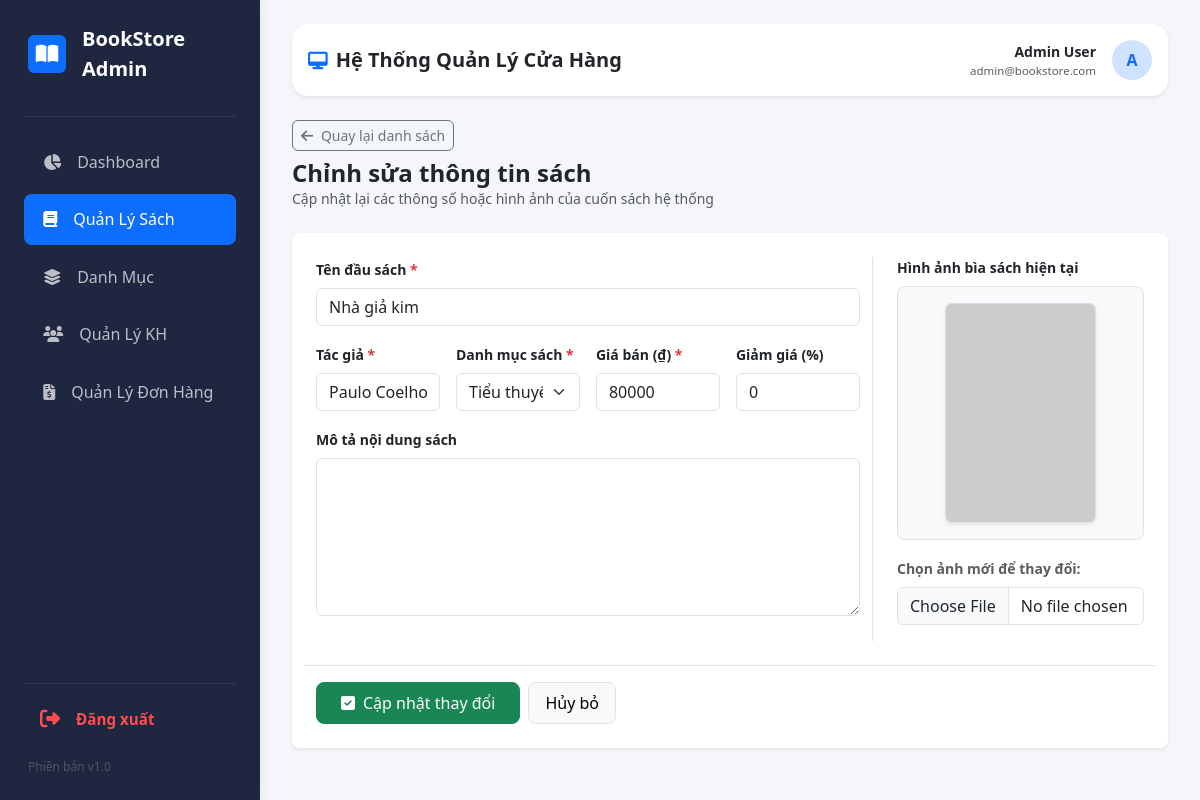
The page /admin/index.php?page=book-edit&id=2 (signed in) on the database its author committed.
### tables this page shows
CREATE TABLE `books` (
  `id` int(11) NOT NULL,
  `title` varchar(200) NOT NULL,
  `author` varchar(100) DEFAULT NULL,
  `price` decimal(10,2) NOT NULL,
  `description` text DEFAULT NULL,
  `image` varchar(255) DEFAULT NULL,
  `category_id` int(11) DEFAULT NULL,
  `created_at` timestamp NOT NULL DEFAULT current_timestamp()
);

### admin/view/book-edit.php (the view, shortened to what this page needs)
<?php
$book = null;
if (isset($_GET['id']) && isset($pdo)) {
    try {
        $id = intval($_GET['id']);
        $stmt = $pdo->prepare("SELECT * FROM books WHERE id = ?");
        $stmt->execute([$id]);
        $book = $stmt->fetch(PDO::FETCH_ASSOC);
    } catch (Exception $e) {
        echo "<div class='alert alert-danger mb-3'>Lỗi tải thông tin sách: " . $e->getMessage() . "</div>";
    }
} else {
    header("Location: index.php?page=book-list");
    exit();
}
?>
<div class="mb-4">
    <a href="index.php?page=book-list" class="btn btn-sm btn-outline-secondary rounded-2 mb-2">
        <i class="fa-solid fa-arrow-left me-1"></i> Quay lại danh sách
    </a>
    <h4 class="fw-bold m-0 text-dark">Chỉnh sửa thông tin sách</h4>
    <p class="text-muted small m-0">Cập nhật lại các thông số hoặc hình ảnh của cuốn sách hệ thống</p>
</div>
<div class="card panel-box w-100 p-4 border-0 shadow-sm rounded-3">
    <form action="index.php?page=book-update" method="POST" enctype="multipart/form-data">
        <div class="row g-4">
            <div class="col-lg-8">
                <div class="mb-3">
                    <label for="title" class="form-label fw-semibold small text-dark">Tên đầu sách <span class="text-danger">*</span></label>
                    <input type="text" class="form-control rounded-2" id="title" name="title" value="<?= htmlspecialchars($book['title']) ?>" required>
                </div>
                <div class="row g-3 mb-3">
                    <div class="col-md-3">
                        <label for="author" class="form-label fw-semibold small text-dark">Tác giả <span class="text-danger">*</span></label>
                        <input type="text" class="form-control rounded-2" id="author" name="author" value="<?= htmlspecialchars($book['author']) ?>" required>
                    </div>
                    <div class="col-md-3">
                        <label for="category_id" class="form-label fw-semibold small text-dark">Danh mục sách <span class="text-danger">*</span></label>
                        <select class="form-select rounded-2" id="category_id" name="category_id" required>
                            <?php
                            if (isset($pdo)) {
                                $stmt_cat = $pdo->query("SELECT * FROM categories ORDER BY name ASC");
                                while ($cat = $stmt_cat->fetch(PDO::FETCH_ASSOC)) {
                                    $selected = ($cat['id'] == $book['category_id']) ? 'selected' : '';
                                    echo "<option value='{$cat['id']}' {$selected}>" . htmlspecialchars($cat['name']) . "</option>";
                                }
                            }
                            ?>
                        </select>
                    </div>
                    <div class="col-md-3">
                        <label for="price" class="form-label fw-semibold small text-dark">Giá bán (₫) <span class="text-danger">*</span></label>
                        <input type="number" class="form-control rounded-2" id="price" name="price" value="<?= (int)$book['price'] ?>" min="0" required>
                    </div>
                    <div class="col-md-3">
                        <label for="sale" class="form-label fw-semibold small text-dark">Giảm giá (%)</label>
                        <input type="number" class="form-control rounded-2" id="sale" name="sale" value="<?= $book['sale'] ?? 0 ?>" min="0" max="100" placeholder="Ví dụ: 20">
                    </div>
                </div>
                <div class="mb-3">
                    <label for="description" class="form-label fw-semibold small text-dark">Mô tả nội dung sách</label>
                    <textarea class="form-control rounded-2" id="description" name="description" rows="6"><?= htmlspecialchars($book['description'] ?? '') ?></textarea>
                </div>
            </div>
            <div class="col-lg-4 border-start ps-lg-4">
                <label class="form-label fw-semibold small text-dark d-block">Hình ảnh bìa sách hiện tại</label>
                <div class="mb-3 d-flex justify-content-center bg-light p-3 rounded-3 border style-container">
                    <img id="img-preview" src="../public/upload/<?= htmlspecialchars($book['image'] ?? 'default.jpg') ?>"
                         class="rounded-2 border shadow-sm img-fluid" style="max-height: 220px; object-fit: cover;"
                         onerror="this.src='https://placehold.co/150x220?text=No+Cover'">
                </div>
                <div class="mb-3">
                    <label for="image" class="form-label fw-semibold small text-muted">Chọn ảnh mới để thay đổi:</label>
                    <input type="file" class="form-control rounded-2" id="image" name="image" accept="image/*" onchange="previewImage(event)">
                </div>
            </div>
            <div class="col-12 mt-4 border-top pt-3">
                <div class="d-flex gap-2">
                    <button type="submit" name="btn-edit" class="btn btn-success rounded-3 px-4 py-2">
                        <i class="fa-solid fa-square-check me-2"></i>Cập nhật thay đổi
                    </button>
                    <a href="index.php?page=book-list" class="btn btn-light border rounded-3 px-3 py-2">Hủy bỏ</a>
                </div>
            </div>
        </div> </form>
</div>

### admin/index.php (style rules this page uses)
:root { --sb-bg: #1e2640; --sb-hover: #2d3758; --body-bg: #f4f6f9; }
body { background-color: var(--body-bg); font-family: 'Segoe UI', system-ui, sans-serif; margin: 0; overflow-x: hidden; }
.panel-box { border: none; border-radius: 1rem; box-shadow: 0 4px 16px rgba(0,0,0,0.02); background: #fff; padding: 1.5rem; }

### rows shown on the page
books: title "Nhà giả kim", author "Paulo Coelho", price "80000"

### other values the page prints
$admin_fullname "Admin User"
$admin_email "admin@bookstore.com"
$avatar_letter "A"
form field category_id "Tiểu thuyết"
